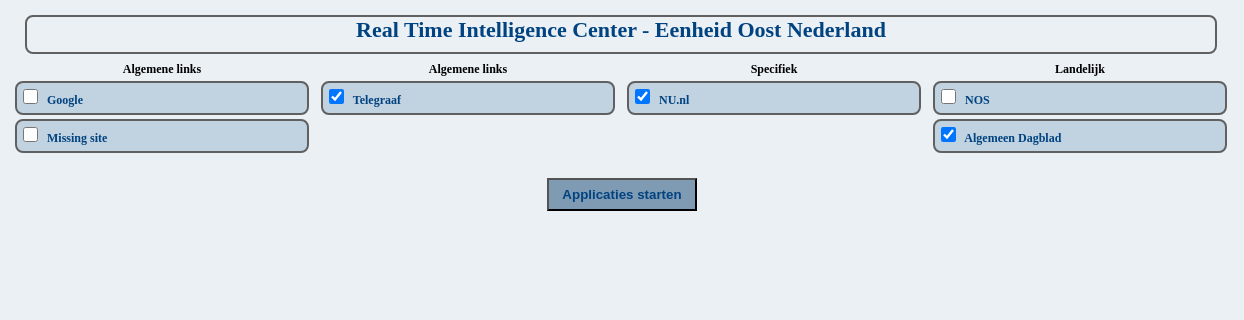
/home_oud, run on an earlier commit of the app's database.
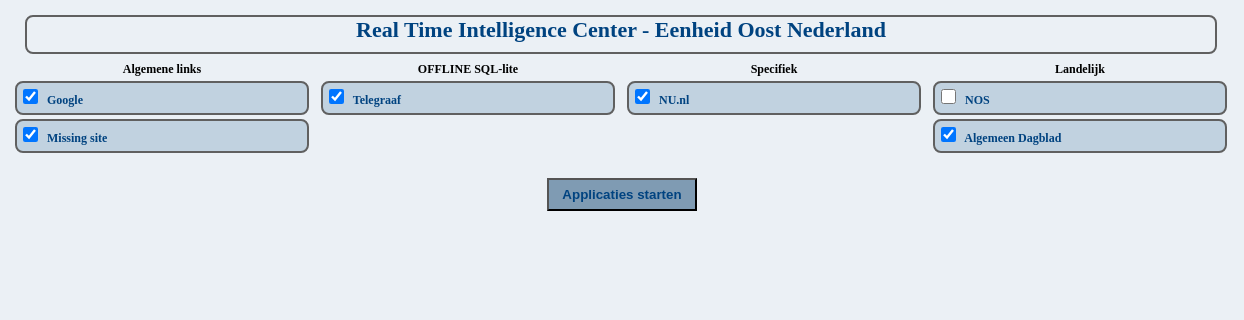
And on a later commit of the database.
### launcher/models.py (models this page shows, shortened)
class Preference(models.Model):
	user = models.ForeignKey(settings.AUTH_USER_MODEL, on_delete=models.PROTECT)
	site = models.ForeignKey(Site, on_delete=models.CASCADE)
	preStart = models.BooleanField(null=True)
	class Meta:
		constraints = [
			models.UniqueConstraint(fields=['user', 'site'], name='unique_preference'),
		]

class Site(models.Model):
	sitOmschrijving = models.CharField(max_length=100)
	sitUrl = models.CharField(max_length=100)
	categorie = models.ForeignKey(Categorie, on_delete=models.PROTECT)
	sitActief = models.BooleanField(default=True)
	class Meta:
		ordering = ['-sitActief','categorie','sitOmschrijving']

class Categorie(models.Model):
	catOmschrijving = models.CharField(max_length=100)
	catActief = models.BooleanField(default=True)
	catVolgorde = models.IntegerField(default=0)
	class Meta:
		ordering = ['-catActief','catVolgorde','catOmschrijving']

### launcher/views.py (the view)
# urls.py: path('home_oud', views.home_oud, name='home_oud'),
def home_oud(request):
	if request.user.is_authenticated:
		user_id = request.user.id
		insert = insert_missing_user_preferences(user_id)
	else:
		user_id = 1
		insert = None
		messages.success(request, ('Login om je voorkeuren te beheren.'))
	activeCategories = Categorie.objects.filter(catActief=True)
	preferences = Preference.objects.filter(site__categorie__catActief=True).filter(site__sitActief=True).filter(user__id=user_id)
	preferenceJS = Preference.objects.filter(site__categorie__catActief=True).filter(site__sitActief=True).filter(preStart=True).filter(user__id=user_id)
	return render(request,'home.html',
		{
		'activeCategories': activeCategories,
		'preferences': preferences,
		'preferenceJS': preferenceJS,
		'insert': insert,
		'user_id': user_id
		})

### launcher/templates/home.html (shortened to what this page needs)
<html>
<head>
</head>
<body>
<form action="#" id="formulier" method="post" accept-charset="UTF-8" xml:lang="nl">
<table>
<tr>
<td colspan=4 align=center>
<div class=footer>
Real Time Intelligence Center - Eenheid Oost Nederland
</div>
</td>
</tr>
<tr valign=top>
{% if activeCategories %}
	{% for cat in activeCategories %}
			<td><center><strong>{{ cat.catOmschrijving }}</strong></center>
			{% for pref in preferences %}
				{% if pref.site.categorie == cat %}
					<div class=link style='height:30px;'>
						{% if pref.preStart %}
							<input onclick="location.href = '{% url 'uncross' pref.id %}'" class=checkbox type='checkbox' checked>
							<a href="{{ pref.site.sitUrl }}" target='_blank' title='Klik hier om {{ pref.site.sitOmschrijving }} op te starten'>{{ pref.site.sitOmschrijving }}</a>
						{% else %}
							<input onclick="location.href = '{% url 'cross' pref.id %}'" class=checkbox type='checkbox'>
							<a href="{{ pref.site.sitUrl }}" target='_blank' title='Klik hier om {{ pref.site.sitOmschrijving }} op te starten'>{{ pref.site.sitOmschrijving }}</a>
						{% endif %}
					</div>
				{% endif %}
			{% endfor %}
			</td>
	{% endfor %}
{% endif %}
</tr>
</table>
<br/>
<center>
<input type="button" onclick="open_win()" value="Applicaties starten" class="Opslaan" style='cursor:hand' title='Klik hier om applicatie(s) te starten'><br/><br/>
</center>
</form>
</body>
</html>

What changed in the data, as far as the page shows it:
changed Preference "Google": preStart False → True (drawn); id "☐" → "☑"
changed Preference "Missing site": preStart False → True (drawn); id "☐" → "☑"
changed Categorie: catOmschrijving "Algemene links" → "OFFLINE SQL-lite"
